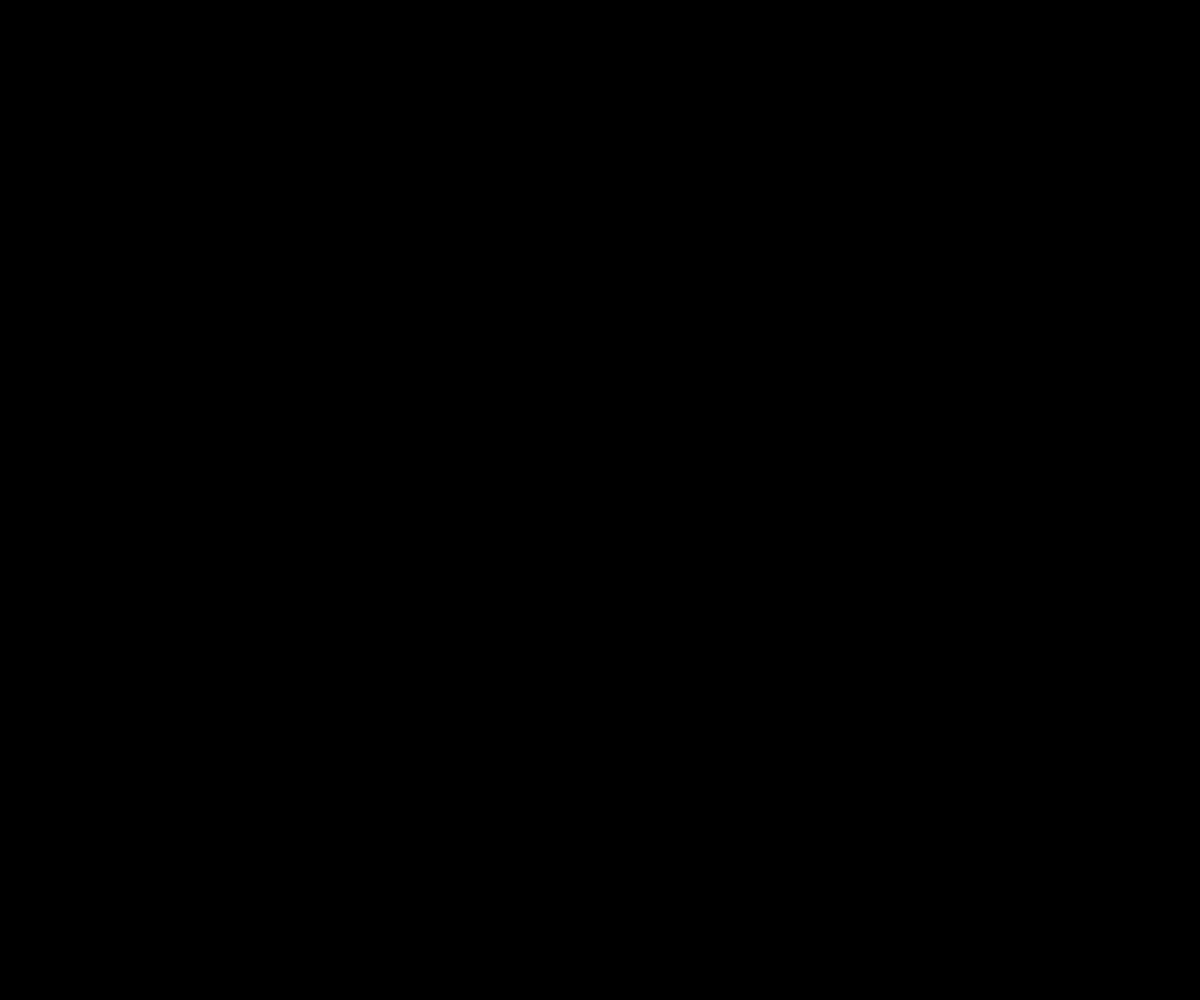
Frame 1 (no input)
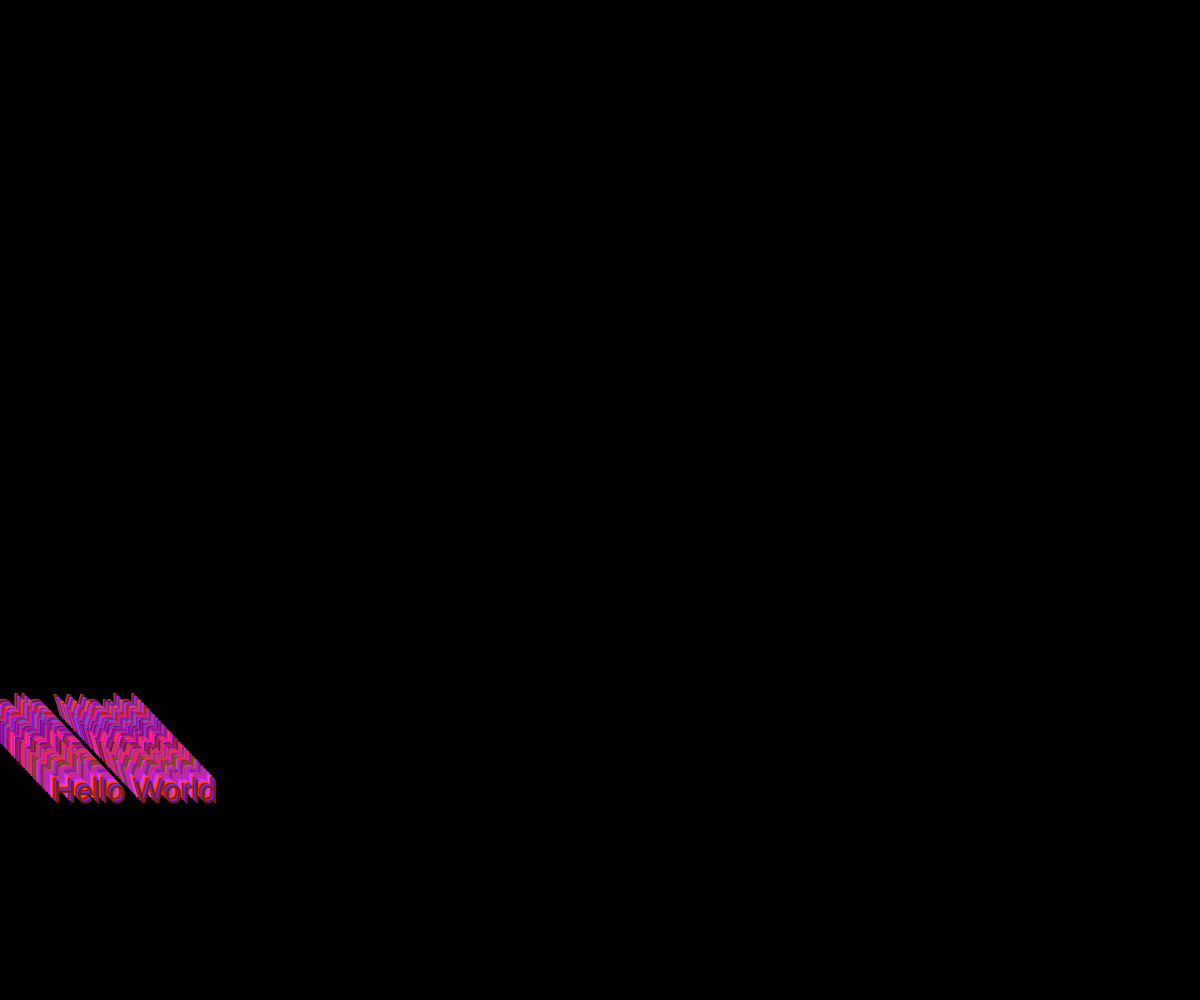
Frame 60 (no input)
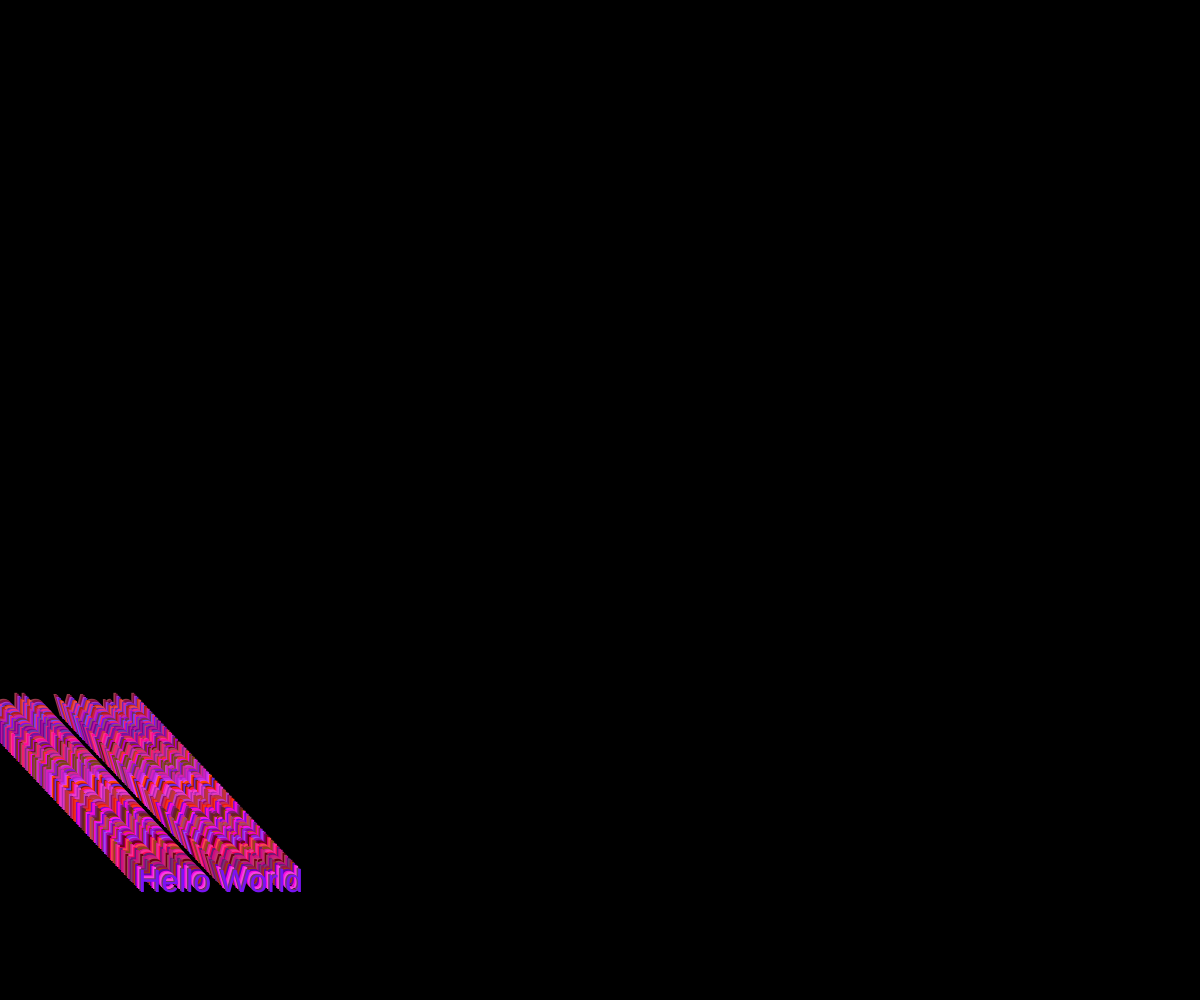
Frame 120 (the mouse pressed at the canvas centre since frame 60)

The p5.js sketch that drew these frames (run headless with seeded random() and noise() and a simulated clock; from frame 60 on, the mouse is pressed at the canvas centre):

// p5.js sketch
// ── sketch.js
function setup() {
  createCanvas(windowWidth,windowHeight)
  background(0)
}
var x = -50,y=0,xvel=1,yvel=1;

function draw() {
  if(x>width+30||x<-30){
    x=-30;
    y=random(0,height)
    xvel=random(1,3)
    yvel=random(-3,3)
  }
  if(y>height+12||y<-12){
  	x=random(0,width)
  	y=-12
  	xvel=random(-3,3)
    yvel=random(1,3)
  }
  
  textSize(32)
  
  text("Hello World",x,y)
  
  fill(random(100,255),random(0,75),random(0,250))
  y+=yvel
  x+=xvel
}
